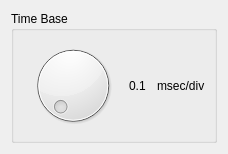
<?xml version="1.0" encoding="UTF-8"?>
<ui version="4.0">
 <class>TimeControl</class>
 <widget class="QWidget" name="TimeControl">
  <property name="geometry">
   <rect>
    <x>0</x>
    <y>0</y>
    <width>228</width>
    <height>154</height>
   </rect>
  </property>
  <property name="windowTitle">
   <string>Form</string>
  </property>
  <layout class="QGridLayout" name="gridLayout">
   <item row="0" column="0">
    <widget class="QGroupBox" name="groupBox">
     <property name="title">
      <string>Time Base</string>
     </property>
     <layout class="QHBoxLayout" name="horizontalLayout">
      <item>
       <widget class="QDial" name="dialDelay">
        <property name="pageStep">
         <number>1</number>
        </property>
       </widget>
      </item>
      <item>
       <widget class="QLabel" name="labelTdiv">
        <property name="text">
         <string>0.1</string>
        </property>
       </widget>
      </item>
      <item>
       <widget class="QLabel" name="labelUnit">
        <property name="text">
         <string>msec/div</string>
        </property>
       </widget>
      </item>
     </layout>
    </widget>
   </item>
  </layout>
 </widget>
 <resources/>
 <connections/>
</ui>
